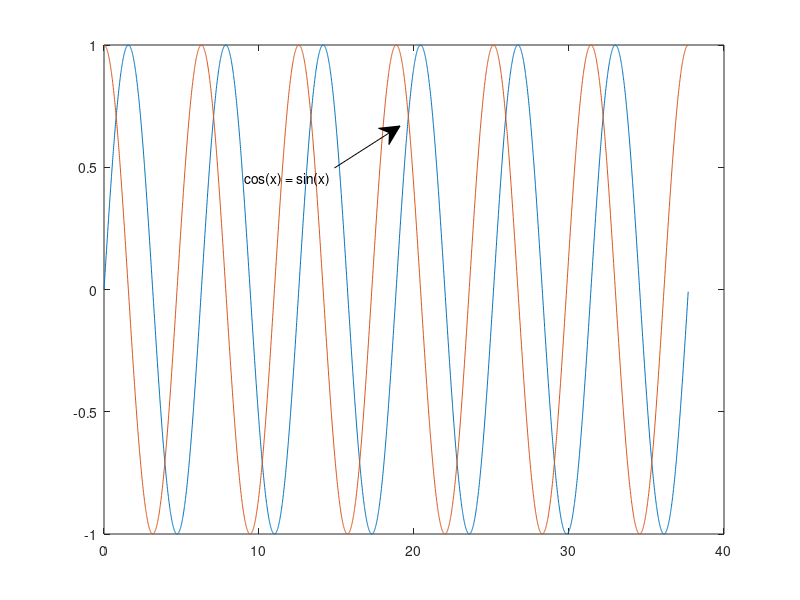

This chart was generated by the following MATLAB code: (Note: this script raises an error after producing the figure.)
clf;
step=1e-2;
x= (0:step:12*pi);
sinx=sin(x);
cosx=cos(x);
L_sinx = plot(x, sinx); %创建sinx波形对象
hold on;
L_cosx = plot(x, cosx); %创建cosx波形对象
hold on;
arrText=annotation('textarrow',[0.418,0.5],[0.72,0.79],'String','cos(x) = sin(x)');
arrText.FontName="Times New Roman";
arrText.FontSize=14;
arrText.LineWidth=2;